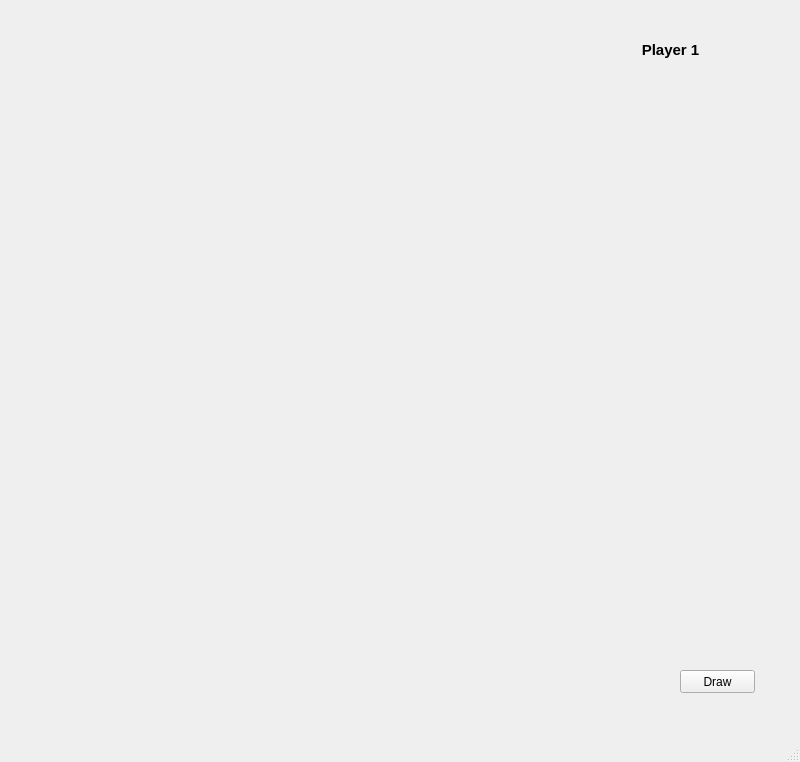
<?xml version="1.0" encoding="UTF-8"?>
<ui version="4.0">
 <class>MainWindow</class>
 <widget class="QMainWindow" name="MainWindow">
  <property name="geometry">
   <rect>
    <x>0</x>
    <y>0</y>
    <width>800</width>
    <height>762</height>
   </rect>
  </property>
  <property name="windowTitle">
   <string>MainWindow</string>
  </property>
  <widget class="QWidget" name="centralwidget">
   <widget class="QWidget" name="main_board_widget" native="true">
    <property name="geometry">
     <rect>
      <x>50</x>
      <y>40</y>
      <width>500</width>
      <height>400</height>
     </rect>
    </property>
   </widget>
   <widget class="QLabel" name="player1_label">
    <property name="geometry">
     <rect>
      <x>630</x>
      <y>40</y>
      <width>81</width>
      <height>20</height>
     </rect>
    </property>
    <property name="font">
     <font>
      <pointsize>11</pointsize>
      <weight>75</weight>
      <bold>true</bold>
     </font>
    </property>
    <property name="text">
     <string>Player 1</string>
    </property>
    <property name="alignment">
     <set>Qt::AlignCenter</set>
    </property>
   </widget>
   <widget class="QPushButton" name="draw_button">
    <property name="geometry">
     <rect>
      <x>680</x>
      <y>670</y>
      <width>75</width>
      <height>23</height>
     </rect>
    </property>
    <property name="text">
     <string>Draw</string>
    </property>
   </widget>
  </widget>
  <widget class="QMenuBar" name="menubar">
   <property name="geometry">
    <rect>
     <x>0</x>
     <y>0</y>
     <width>800</width>
     <height>21</height>
    </rect>
   </property>
  </widget>
  <widget class="QStatusBar" name="statusbar"/>
 </widget>
 <resources/>
 <connections/>
</ui>
